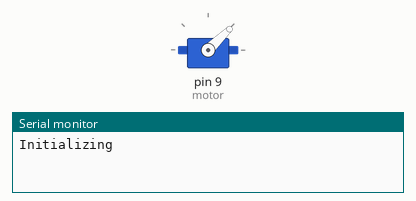
A sketch run on a simulated Arduino Uno, built with avr-gcc and run on an emulated ATmega328P. Shown: servo, the last lines printed to the serial monitor.

Above: at 0.1 s.
At 4.1 s:
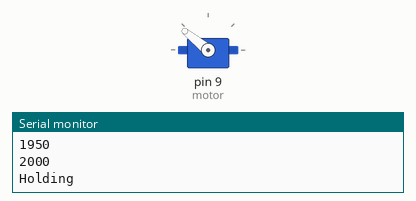
Timing chart, 0 to 16.6 s (numbered marks = the images above):
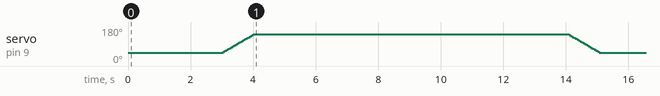

The sketch:

Automatic_Control.ino
```cpp
#include <Servo.h>

// Initialization settings

int init_throttle = 1000;
int init_delay = 3000;

// Final PWM Objective

int final_throttle = 2000;
int time_until_final = 1000;
long time_at_final = 10000; //10 second hold
int throttle_increment = 50;

int throttle;

Servo motor;

void setup() {

  motor.attach(9);

  Serial.begin(9600);

  //begin init sequence

  Serial.println("Initializing");

  throttle = init_throttle;
  motor.writeMicroseconds(throttle);
  delay(init_delay);

  //calculation for ramp to target speed
  // explanation: time_until_final = number_of_steps * delay_per_step;
  // therefore, delay_per_step = time_until_final/(number_of_steps);
  int number_of_steps = ( final_throttle - init_throttle )/ (throttle_increment );
  int delay_per_step = time_until_final / ( number_of_steps );

  Serial.println("Ramping up Sequence");
  //ramping up to speed
  for ( throttle = init_throttle ; throttle <= final_throttle ; throttle += throttle_increment ) {
      motor.writeMicroseconds(throttle);
      Serial.println(throttle);
      delay(delay_per_step);
    }

  Serial.println("Holding");
  //holding at final_throttle
    delay(time_at_final);


  Serial.println("Ramping Down");
  //ramping down
  for ( throttle = final_throttle ; throttle >= init_throttle ; throttle -= throttle_increment ) {
      motor.writeMicroseconds(throttle);
      Serial.println(throttle);
      delay(delay_per_step);
  }
  Serial.println("Sequence Completed");
}

void loop() {

  delay(1000);

}
```
